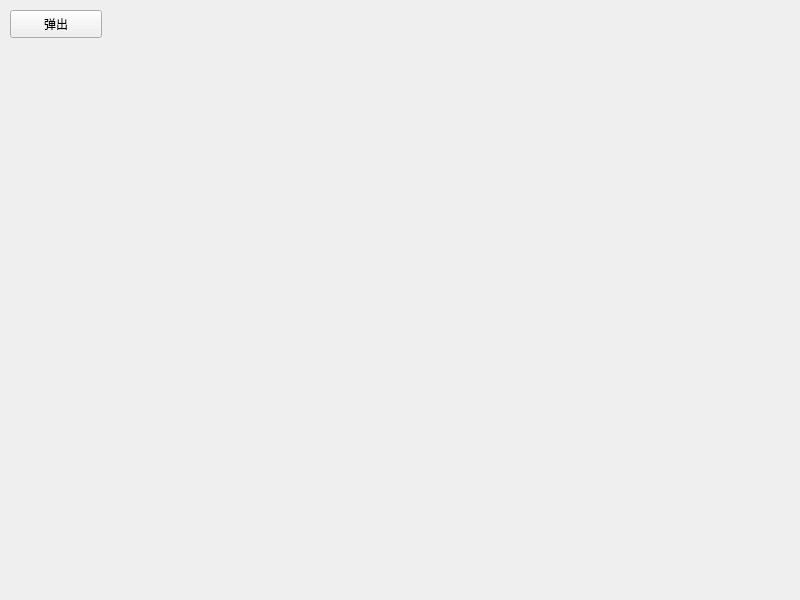
<?xml version="1.0" encoding="UTF-8"?>
<ui version="4.0">
 <class>frmScreenWidget</class>
 <widget class="QWidget" name="frmScreenWidget">
  <property name="geometry">
   <rect>
    <x>0</x>
    <y>0</y>
    <width>800</width>
    <height>600</height>
   </rect>
  </property>
  <property name="windowTitle">
   <string>Form</string>
  </property>
  <widget class="QPushButton" name="pushButton">
   <property name="geometry">
    <rect>
     <x>10</x>
     <y>10</y>
     <width>92</width>
     <height>28</height>
    </rect>
   </property>
   <property name="text">
    <string>弹出</string>
   </property>
  </widget>
 </widget>
 <resources/>
 <connections/>
</ui>
